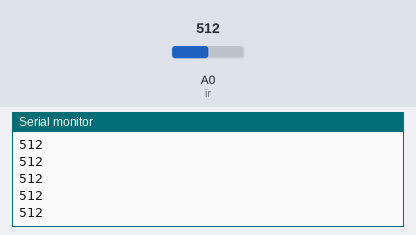
This sketch was run on a simulated Arduino Uno, built with avr-gcc and run on an emulated ATmega328P. Shown: the last lines printed to the serial monitor. The test bench sets the inputs (shaded band); at power-on: A0 (ir) = 512.

Above: at 1.2 s.
1.3 s: A0 (ir) set to 716
At 1.31 s:
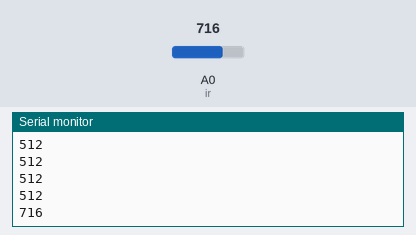
2.8 s: A0 (ir) set to 900
At 2.81 s:
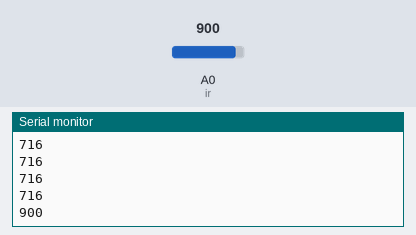
Timing chart, 0 to 5.8 s (numbered marks = the images above; inputs shaded):
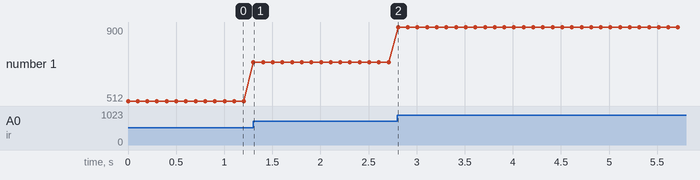

Measured:
- after the input at 1.3 s, the serial monitor: prints a new line at once (image 1)
- after the input at 2.8 s, the serial monitor: prints a new line at once (image 2)
- plotted number 1: 512 → 716 after the input at 1.3 s, 716 → 900 after the input at 2.8 s

The sketch:

send_data_from_server.ino
```cpp
int ir = A0;
void setup() {
  pinMode(ir,INPUT);
  Serial.begin(9600);

}

void loop() {
   int LDR = analogRead(ir);
   Serial.println(LDR);
   delay(100);

}
```
